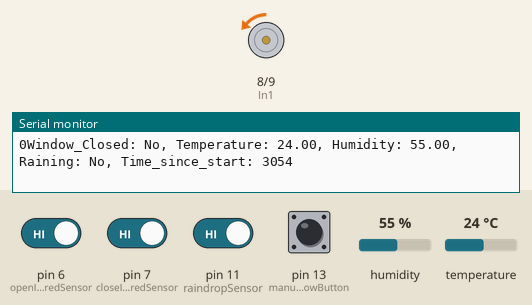
The sketch below on a simulated Arduino Uno, built with avr-gcc and run on an emulated ATmega328P. Shown: motor-driver pin pairs drawn as motors (green arrow = first pin HIGH = forward, orange = second pin HIGH = backward, longer = more drive, scaled by the enable pin), the last lines printed to the serial monitor. The inputs (shaded band) are chosen by the test bench; at power-on: pin 6 (openInfraredSensor), pin 7 (closeInfraredSensor), pin 11 (raindropSensor), pin 13 (manualWindowButton) HIGH, humidity 55 %, temperature 24 °C.

Above: at 3.2 s.
3.3 s: pin 11 (raindropSensor) driven LOW
At 6.3 s:
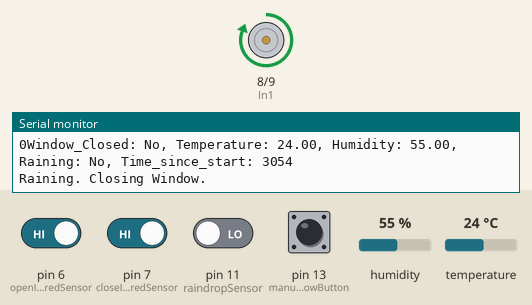
6.6 s: pin 7 (closeInfraredSensor) driven LOW
At 7.1 s:
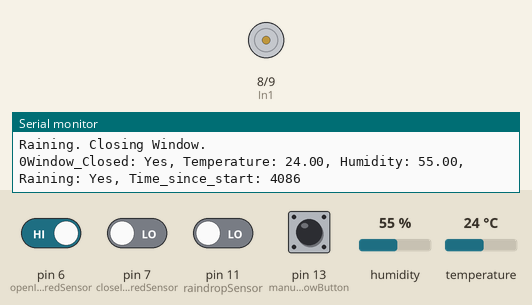
9.1 s: pin 13 (manualWindowButton) pulled LOW for 0.15 s
At 10.3 s:
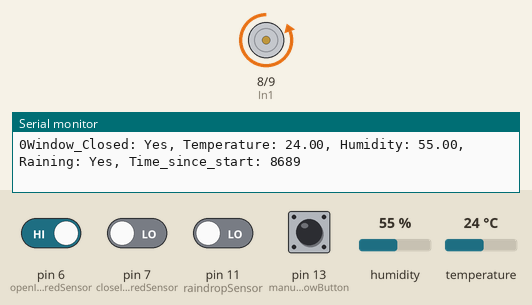
10.7 s: pin 6 (openInfraredSensor) driven LOW
At 11.5 s:
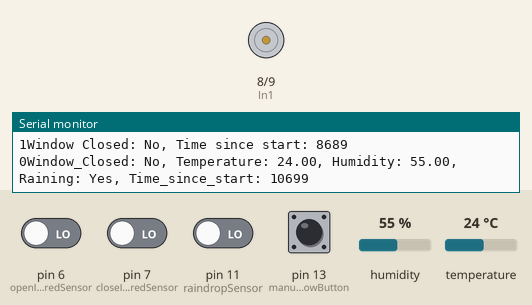
14.3 s: pin 13 (manualWindowButton) pulled LOW for 1 s
Timing chart, 0 to 17.3 s (numbered marks = the images above; inputs shaded):
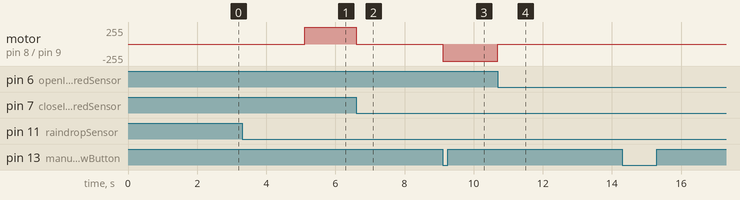

Measured:
- after the input at 3.3 s, motor on pin 8 (In1) / pin 9 (In2): backward 1/255 → forward 255/255 after 1.8 s
- after the input at 6.6 s, motor on pin 8 (In1) / pin 9 (In2): forward 255/255 → stopped at once
- after the input at 9.1 s, motor on pin 8 (In1) / pin 9 (In2): stopped → backward 255/255 at once
- after the input at 10.7 s, motor on pin 8 (In1) / pin 9 (In2): backward 255/255 → stopped at once

The sketch:

main.ino
```cpp
#include <Adafruit_Sensor.h>
#include <DHT.h>
#include <DHT_U.h>
#include <Arduino.h>

// Pins.
int manualWindowButton = 13;  // Pin 13 is the pin for the manual window change button.
int humitureSensor = 12;      // Pin 12 is the pin for the humiture sensor.
int raindropSensor = 11;      // Pin 11 is the pin for the raindrop sensor.
int enablePin = 10;           // Pin 10 is the pin for the motor.
int In2 = 9;                  // Pin 9 is the pin for the motor.
int In1 = 8;                  // Pin 8 is the pin for the motor.
int closeInfraredSensor = 7;  // Pin 7 is the pin for the close infrared sensor.
int openInfraredSensor = 6;   // Pin 6 is the pin for the open infrared sensor.

// Setting up the save data functionality.
String sensorDataFile = "2SensorData_Day_0.txt";
String manualChangeDataFile = "3ManualChangeData_Day_0.txt";

// Setting up the humiture sensor.
DHT dht = DHT(humitureSensor, DHT11);

// Global Variables.
unsigned long startWaitRainTime = 0;
unsigned long startWaitHumidityTime = 0;
unsigned long startWaitTemperatureTime = 0;
unsigned long startWaitWindowChangeTime = 0;
unsigned long currentTime = millis();     // Current time in milliseconds since the start of the program.
bool manuallyChanged = false;             // Has the status of the window (Opened or Closed) been changed manually by the user.
bool currentWindowClosedStatus = false;   // Is the window currently closed.
bool supposedWindowClosedStatus = false;  // Is the window supposed to be closed.
bool wasRaining = false;                  // Was is raining.
bool hasSentHumidityMessage = false;      // Has a message about humidity levels already been sent.
bool hasSentTemperatureMessage = false;   // Has a message about temperature levels already been sent.
float temperatureValue;                   // Temperature of area in celcius.
float humidityValue;                      // Humidity of area in percentage.
int raindropValue;                        // Detects if it is raining. 1 is not raining, 0 is raining.
int manualWindowButtonValue;              // Detects if the manual window change button is being pressed.
int dayCount = 0;                         // Keeps track of the number of days passed since the start of the program.
int currentWindowPeriod = 0;              // The current 20-minute period of the day;
unsigned long adjustedCurrentTime = 0;    // Used to make sure overflow errors do not occur.

// Constants.
const unsigned long ADAY = 180000;       //86400000;
const unsigned long HALFANHOUR = 3750;   //1800000;
const unsigned long FIVEMINUTES = 3000;  //300000;

// Day array.
char days[7][72];                    // Array of 20 minute periods for 7 days.
char permanentChange[72];            // The array of permanent window adaptations.
int alreadyChangedWindowState = -1;  // Keeps track of if the window's state has already been changed for the current 30 minute period.

// Closes the window. Returns true if successful. Else returns false.
bool closeWindow() {
  // The value to be returned.
  bool returnValue = false;

  // Sets up the motor.
  digitalWrite(enablePin, HIGH);
  analogWrite(In2, LOW);
  analogWrite(In1, HIGH);

  if (!currentWindowClosedStatus) {
    // Turns on the motor for a period of time.
    digitalWrite(In1, HIGH);
    digitalWrite(In2, LOW);
    analogWrite(enablePin, 1000);

    for (;;) {
      // Ensures the motor doesn't run excessively.
      if (digitalRead(closeInfraredSensor) == 0) {  // Detects if the window is closed. 1 is not closed, 0 is closed.
        break;
      }
    }

    // Turns off the motor.
    analogWrite(In1, 0);
    analogWrite(In2, 0);
    digitalWrite(enablePin, LOW);

    returnValue = true;
  }

  currentWindowClosedStatus = true;
  supposedWindowClosedStatus = true;

  return returnValue;
}

// Opens the window. Returns true if successful. Else returns false.
bool openWindow() {
  // The value to be returned.
  bool returnValue = false;

  // Sets up the motor.
  digitalWrite(enablePin, HIGH);
  analogWrite(In2, HIGH);
  analogWrite(In1, LOW);

  if (currentWindowClosedStatus) {
    // Turns on the motor for a period of time.
    digitalWrite(In1, LOW);
    digitalWrite(In2, HIGH);
    analogWrite(enablePin, 1000);

    for (;;) {
      // Ensures the motor doesn't run excessively.
      if (digitalRead(openInfraredSensor) == 0) {  // Detects if the window is open. 1 is not open, 0 is open.
        break;
      }
    }

    // Turns off the motor.
    analogWrite(In1, 0);
    analogWrite(In2, 0);
    digitalWrite(enablePin, LOW);

    returnValue = true;
  }

  currentWindowClosedStatus = false;
  supposedWindowClosedStatus = false;

  return returnValue;
}

// Sends the argument given as a message to the user's phone. Returns true if successful. Else returns false.
// Message given must not contain 0, 1, 2, or 3 at the beginning of the message.
bool sendMessage(String message) {
  if (message != "" && message != NULL && message.charAt(0) != '0' && message.charAt(0) != '1' && message.charAt(0) != '2' && message.charAt(0) != '3' && message.charAt(0) != '4') {
    Serial.println(message);
    delay(1000);

    return true;
  }

  return false;
}

// Saves the sensor data to an external text file.
void saveSensorData(int rainData, float temperatureData, float humidityData) {
  String outputString = "0";
  if (currentWindowClosedStatus) {
    outputString.concat("Window_Closed: Yes");
  } else {
    outputString.concat("Window_Closed: No");
  }
  outputString.concat(", Temperature: ");
  outputString.concat(temperatureValue);
  outputString.concat(", Humidity: ");
  outputString.concat(humidityValue);
  if (rainData == 0) {
    outputString.concat(", Raining: Yes");
  } else {
    outputString.concat(", Raining: No");
  }
  outputString.concat(", Time_since_start: ");
  outputString.concat(currentTime);

  Serial.println(outputString);
}

// Saves the time and date to an external text file. Is called when the state of the window is manually changed.
void saveManualWindowChangeData(bool currentWindowClosedStatus) {
  String outputString = "1";
  if (currentWindowClosedStatus) {
    outputString.concat("Window Closed: Yes");
  } else {
    outputString.concat("Window Closed: No");
  }
  outputString.concat(", Time since start: ");
  outputString.concat(currentTime);

  Serial.println(outputString);
}

void manualWindowChange() {
  bool holdSupposedWindowClosedStatus = supposedWindowClosedStatus;
  if (currentWindowClosedStatus) {
    openWindow();
  } else {
    closeWindow();
  }
  startWaitWindowChangeTime = currentTime;
  supposedWindowClosedStatus = holdSupposedWindowClosedStatus;
  saveManualWindowChangeData(currentWindowClosedStatus);

  // Log the change in the day array for the current day.
  if (currentWindowClosedStatus) {
    days[0][currentWindowPeriod] = 1;
  } else {
    days[0][currentWindowPeriod] = 0;
  }

  // Checks the last 7 days for changes
  int closeAtThisTime = 0;
  int openAtThisTime = 0;
  int periodBefore = currentWindowPeriod - 1;
  int periodAfter = currentWindowPeriod + 1;
  if (periodBefore < 0) {
    periodBefore = 71;
  }
  if (periodAfter > 71) {
    periodAfter = 0;
  }

  // Checks the time periods before and after the current time period for the last 7 days to see if there's an adaptation pattern.
  if (days[6][currentWindowPeriod] == '2') {  // If, in the last 7, the window was manually closed.
    closeAtThisTime++;
    for (int checkDay = 0; checkDay <= 5; checkDay++) {
      if (days[checkDay][currentWindowPeriod] == '2' || days[checkDay][periodBefore] == '2' || days[checkDay][periodAfter] == '2') {
        closeAtThisTime++;
      }
    }
    // If all the time periods checked are 1, add it to the permanentChange array.
    if (closeAtThisTime >= 6) {
      alreadyChangedWindowState = currentWindowPeriod;
      permanentChange[currentWindowPeriod] = '2';
    }
  } else if (days[6][currentWindowPeriod] == '1') {  // If, in the last 7, the window was manually opened.
    openAtThisTime++;
    for (int checkDay = 0; checkDay <= 5; checkDay++) {
      if (days[checkDay][currentWindowPeriod] == '1' || days[checkDay][periodBefore] == '1' || days[checkDay][periodAfter] == '1') {
        openAtThisTime++;
      }
    }
    // If all the time periods checked are 2, add it to the permanentChange array.
    if (openAtThisTime >= 6) {
      alreadyChangedWindowState = currentWindowPeriod;
      permanentChange[currentWindowPeriod] = '1';
    }
  }

  manuallyChanged = true;
}

unsigned long adjustCurrentTime(unsigned long period) {
  unsigned long returnValue = currentTime - period;

  if (currentTime < period) {
    returnValue = 0;
  }

  return returnValue;
}

void setup() {
  // put your setup code here, to run once:
  pinMode(raindropSensor, INPUT);
  Serial.begin(9600);
  dht.begin();

  // Motor setup.
  pinMode(In1, OUTPUT);        // IN1.
  pinMode(In2, OUTPUT);        // IN2.
  pinMode(enablePin, OUTPUT);  // Enable Pin.

  // Sets all permanent change values and day 0 values to -1.
  for (int i = 0; i < 72; i++) {
    permanentChange[i] = '0';
    days[0][i] = '0';
  }

  // Clears buffer
  while(Serial.available()) {
	  char getData = Serial.read();
  }

  // Start the new data on a new line
  Serial.println("");

  // Resets the save file names
  Serial.println(sensorDataFile);
  delay(1000);
  Serial.println(manualChangeDataFile);
  delay(1000);

  // Makes the window initially open
  openWindow();

  // Demo Values
  permanentChange[18] = '2'; // Closed at 6 in the morning
  permanentChange[21] = '1'; // Open at 7 in the morning
  permanentChange[24] = '2'; // Close at 8 in the morning
  permanentChange[27] = '1'; // Open at 9 in the morning
}

void loop() {
  // put your main code here, to run repeatedly:
  currentTime = millis();                       // Current time in milliseconds since the start of the program.
  temperatureValue = dht.readTemperature();     // Temperature of area in celcius.
  humidityValue = dht.readHumidity();           // Humidity of area in percentage.
  raindropValue = digitalRead(raindropSensor);  // Detects if it is raining. 1 is not raining, 0 is raining.
  currentWindowPeriod = int(((currentTime % ADAY) / HALFANHOUR));

  // Updates the current date if a day has passed, and updates the save data file.
  if (int(currentTime / ADAY) > dayCount) {
    // Increases the day count.
    dayCount++;

    // Updates which file to be saved to.
    sensorDataFile = "2SensorData_Day_";
    manualChangeDataFile = "3ManualChangeData_Day_";
    sensorDataFile.concat(dayCount);
    manualChangeDataFile.concat(dayCount);
    sensorDataFile.concat(".txt");
    manualChangeDataFile.concat(".txt");
    Serial.println(sensorDataFile);
    delay(1000);
    Serial.println(manualChangeDataFile);
    delay(1000);

    // Shifts all the data in each day by 1, forgetting any data later than 7 days ago.
    for (int a = 6; a > 0; a--) {
      for (int b = 0; b < 72; b++) {
        days[a][b] = days[a - 1][b];
      }
    }
    for (int i = 0; i < 72; i++) {
      days[0][i] = '0';
    }

    // Resets the "alreadyChangedWindowState" variable to -1, so that each window period can be checked again for permanent adaptation changes.
    alreadyChangedWindowState = -1;
  }

  // After 30 minutes of having been manually changed, return to normal functionality.
  adjustedCurrentTime = adjustCurrentTime(HALFANHOUR);
  if (manuallyChanged && startWaitWindowChangeTime < adjustedCurrentTime && startWaitWindowChangeTime != 0) {
    manuallyChanged = false;
    if (supposedWindowClosedStatus) {
      closeWindow();
    } else {
      openWindow();
    }
    startWaitWindowChangeTime = 0;
  }

  // If the window was manually changed within the last 30 minutes, don't do normal actions.
  if (!manuallyChanged) {
    // Regular Rain Logic.
    adjustedCurrentTime = adjustCurrentTime(FIVEMINUTES);
    if (raindropValue == 0 && !wasRaining) {  // Is raining.
      wasRaining = true;
      startWaitRainTime = 0;
      sendMessage("Raining. Closing Window.");
      closeWindow();
    } else if (raindropValue == 1 && wasRaining && startWaitRainTime == 0) {  // Rain has stopped.
      startWaitRainTime = currentTime;
    } else if (raindropValue == 1 && wasRaining && startWaitRainTime < adjustedCurrentTime && startWaitRainTime != 0) {  // Has not rained for 5 minutes.
      wasRaining = false;
      sendMessage("Not raining. Opening Window.");
      openWindow();
    }
  }

  // Regular Humiture Logic.
  adjustedCurrentTime = adjustCurrentTime(FIVEMINUTES);
  if (!hasSentHumidityMessage) {
    if (humidityValue > 90) {  // If the humidity is greater than 90% send a message.
      sendMessage("Current Humidity greater than 90%! Please turn on your air conditioning.");
      startWaitHumidityTime = currentTime;
      hasSentHumidityMessage = true;
    } else if (humidityValue < 10) {  // If the humidity is less than 10% send a message.
      sendMessage("Current Humidity less than 10%! Please turn on your air conditioning.");
      startWaitHumidityTime = currentTime;
      hasSentHumidityMessage = true;
    }
  } else if (startWaitHumidityTime < adjustedCurrentTime) {  // If a message has been sent, and it's been 5 minutes since the last check.
    if (humidityValue < 85 && humidityValue > 15) {          // If the humidity is normal, reset values.
      hasSentHumidityMessage = false;
      startWaitHumidityTime = 0;
    } else {  // If humidity is not normal, check again in 5 minutes.
      startWaitHumidityTime = currentTime;
    }
  }

  // Regular Temperature Logic.
  adjustedCurrentTime = adjustCurrentTime(FIVEMINUTES);
  if (!hasSentTemperatureMessage) {
    if (temperatureValue > 35) {  // If the temperature is greater than 90% send a message.
      sendMessage("Current Temperature greater than 30 Degrees Celcius! Please turn on your air conditioning.");
      startWaitTemperatureTime = currentTime;
      hasSentTemperatureMessage = true;
    } else if (temperatureValue < 5) {  // If the temperature is less than 10% send a message.
      sendMessage("Current Temperature less than 5 Degrees Celcius! Please turn on your air conditioning.");
      startWaitTemperatureTime = currentTime;
      hasSentTemperatureMessage = true;
    }
  } else if (startWaitTemperatureTime < adjustedCurrentTime) {  // If a message has been sent, and it's been 5 minutes since the last check.
    if (temperatureValue < 30 && temperatureValue > 10) {       // If the temperature is normal, reset values.
      hasSentTemperatureMessage = false;
      startWaitTemperatureTime = 0;
    } else {  // If temperature is not normal, check again in 5 minutes.
      startWaitTemperatureTime = currentTime;
    }
  }

  // Automatically Open/Close the window if the state is stored in the list.
  if (currentWindowPeriod > alreadyChangedWindowState) {
    if (permanentChange[currentWindowPeriod] == '2') {
      closeWindow();
      alreadyChangedWindowState = currentWindowPeriod;
    } else if (permanentChange[currentWindowPeriod] == '1') {
      openWindow();
      alreadyChangedWindowState = currentWindowPeriod;
    }
  }

  // Save the sensor data.
  saveSensorData(raindropValue, temperatureValue, humidityValue);

  // Checks if the button has been pressed while it delays for a second.
  for (int delayTime = 100; delayTime > 0; delayTime--) {
    manualWindowButtonValue = digitalRead(manualWindowButton);  // Detects if the manual window change button is being pressed.
    if (manualWindowButtonValue == 0) {
      manualWindowChange();
      break;
    }
    delay(10);
  }
}
```
